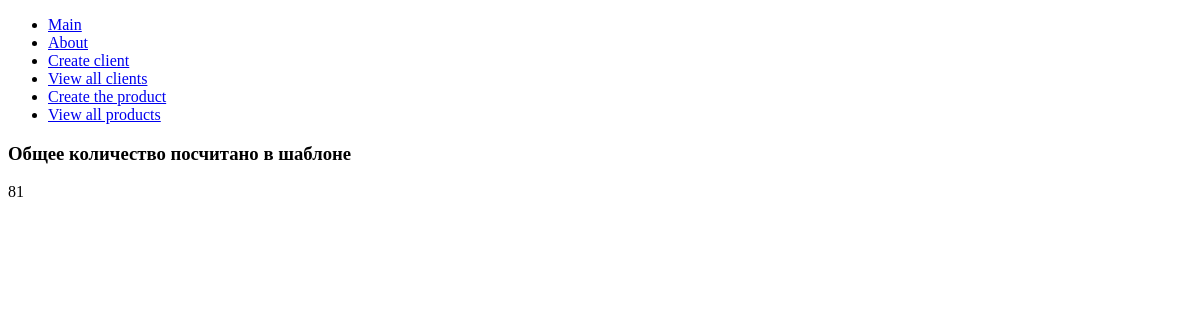
Page /template/ on the earlier database version.
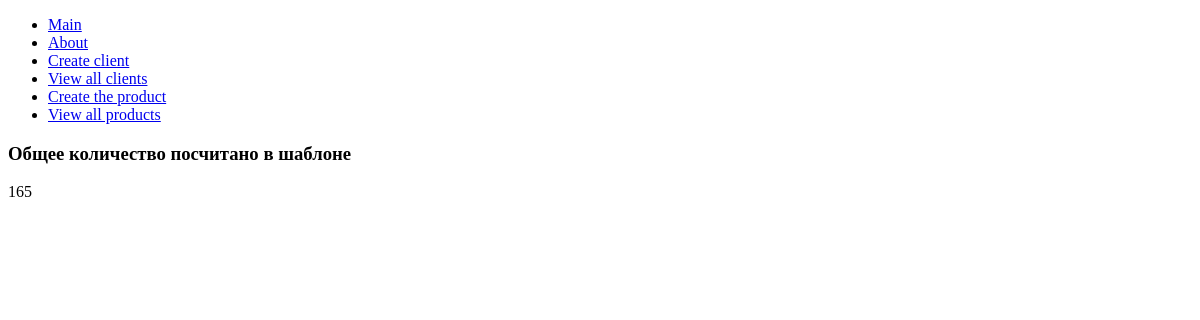
Same page on the later database version.
### hwapp/models.py (models this page shows, shortened)
class Product(models.Model):
    name = models.CharField(max_length=100)
    description = models.TextField(default='', blank=True)
    price = models.DecimalField(default=0.00, max_digits=8, decimal_places=2)
    quantity = models.PositiveSmallIntegerField(default=0)
    created_at = models.DateField(auto_now_add=True)
    image = models.ImageField(upload_to='images/', null=True, blank=True)
    category = models.ForeignKey(Category, on_delete=models.CASCADE, null=True, blank=True)
    @property
    def total_quantity(self):
        return sum(product.quantity for product in Product.objects.all())

### hwapp/views.py (the view)
# urls.py: path('template/', views.total_in_template, name='template'),
def total_in_template(request):
    context = {
        'title': 'Общее количество посчитано в шаблоне',
        'products': Product,
        }
    return render(request, 'total_count.html', context)

### hwapp/templates/total_count.html (shortened to what this page needs)
{% extends 'base.html' %}
{% block content %}
    <h3>{{ title }}</h3>
    {% if products %}
        <p>{{ products.total_quantity }}</p>
    {% endif %}
{% endblock %}

Differences in the rows shown:
removed Product: total_quantity "81"
now on this page (row edited): Product: total_quantity "165"
